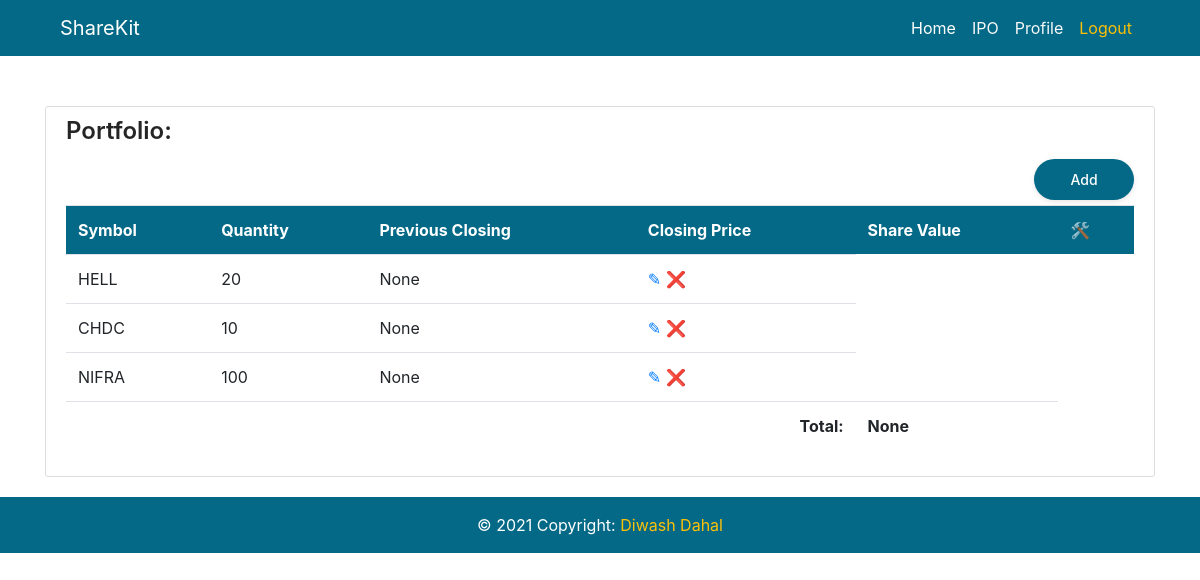
Page /home/ (signed in) on the earlier database version.
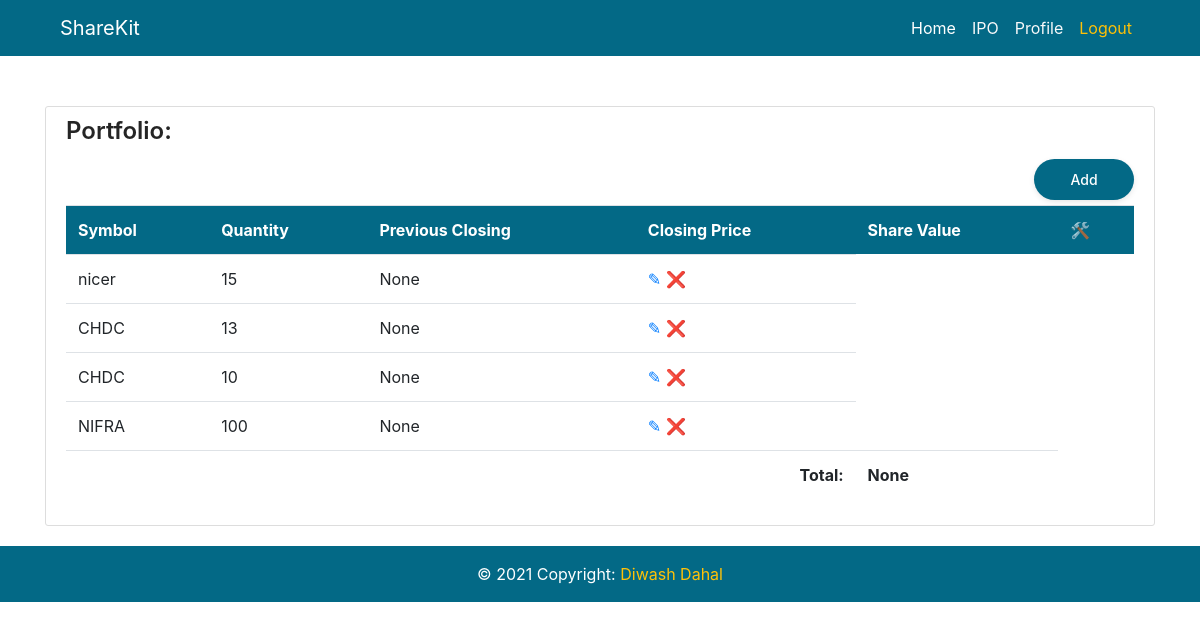
Same page on the later database version.
### sharekitapp/models.py (models this page shows, shortened)
class Share(models.Model):
    scrip = models.CharField(max_length=20, choices=scrips)
    quantity = models.IntegerField()
    user = models.ForeignKey(User, on_delete=models.CASCADE)

### sharekitapp/views.py (the view)
# urls.py: path('home/', ShareListView.as_view(), name="home"),
class ShareListView(LoginRequiredMixin, ListView):
    model = Share
    template_name = 'sharekitapp/home.html'
    context_object_name = 'shares'
    ordering = ['-id']
    def get_queryset(self):
        return Share.objects.filter(
            user=self.request.user
        ).order_by('-id')
    def get_context_data(self, **kwargs: any) -> dict[str, any]:
        context = super(ShareListView, self).get_context_data(**kwargs)
        context['share_data'] = share_data
        return context

### sharekitapp/templatetags/share_filters.py (called while the page is built)
@register.filter
def total_amt(share):
    try:
        return share.quantity * share_data.get(share.scrip).get("Closing Price")
    except:
        return None

@register.filter
def grand_total(shares):
    total = 0
    try:
        for share in shares:
            total += share.quantity * share_data.get(share.scrip).get("Closing Price")
        return total
    except:
        return None

@register.filter
def check_change(share):
    try:
        if share_data.get(share.scrip).get("Difference Rs.") > 0:
            return "table-success"
        elif share_data.get(share.scrip).get("Difference Rs.") < 0:
            return "table-danger"
        else:
            return "table-primary"
    except:
        return "None"

### sharekitapp/templates/sharekitapp/home.html (shortened to what this page needs)
{% extends "sharekitapp/base.html" %}
{% load share_filters %}
{% block content %}
<div class="content-section">
    <h4>Portfolio:</h4>
    <a href="{% url 'add-share' %}" class="float-right"><button>Add</button></a>
    <table class="table">
        <tr class="table-head">
            <th>Symbol</th>
            <th>Quantity</th>
            <th>Previous Closing</th>
            <th>Closing Price</th>
            <th>Share Value</th>
            <th>&#128736;</th>
        </tr>
            {% for share in shares %}
            <tr class="{{ share|check_change }}">
            <td>
                {{ share.scrip }}
            </td>
            <td>
                {{ share.quantity }}
            </td>
            <td>
                {{ share|total_amt }}
            </td>
            <td>
                <a href="{% url 'update-share' share.id %}">
                    &#9998;
                </a>
                <a href="{% url 'delete-share' share.id %}">
                    &#10060;
                </a>
            </td>
        </tr>
        {% endfor %}
        <tr>
            <th colspan="4" class="text-right">Total:</th>
            <th>{{ shares|grand_total }}</th>
        </tr>
    </table>
</div>
{% endblock %}

Differences in the rows shown:
removed Share: scrip "HELL", quantity "20", quantity+scrip "None"
added Share: scrip "nicer", quantity "15", quantity+scrip "None"
added Share: scrip "CHDC", quantity "13", quantity+scrip "None"
